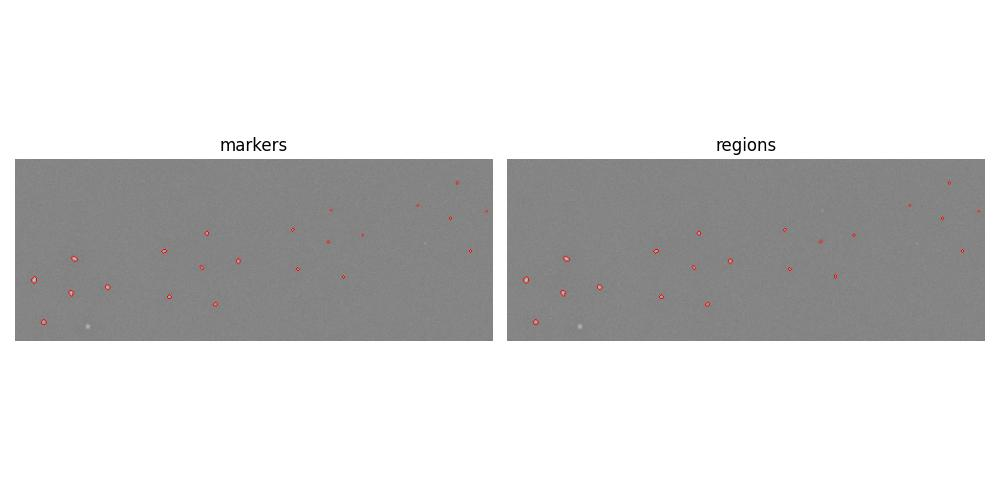
#> input picture 0.jpeg, 1000 x 500 px
$ python -i cod_segm.py   (imports and definitions only)
#> lines starting #> are read from the running program, lines starting #| are printed output that depends on the picture
import glob
import math
import os
import random

import matplotlib.pyplot as plt
import numpy as np
import pandas as pd
import pydicom  # working with dicom
import pywt  # working with wavelets
from scipy import ndimage as ndi, signal
from skimage import (color, exposure, feature, filters, img_as_float64,
                     img_as_ubyte, img_as_uint, measure, morphology,
                     restoration, segmentation)


#function -> show image
# [60 lines left out: functions plot_image, plot_rois, wavelet_filter, not called in this run]

def wavelet_clahe(img):
    wave_name = 'coif5'
    k = 3
    coeffs = pywt.wavedec2(img, wavelet=wave_name, level=1)
#> coeffs = 2 items
    cA, (cH, cV, cD) = coeffs
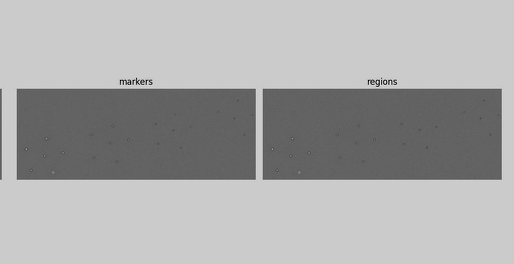
#> cA: shape (264, 514) float64; min 33.8, max 630.1, mean 430.6; drawn with min black and max white
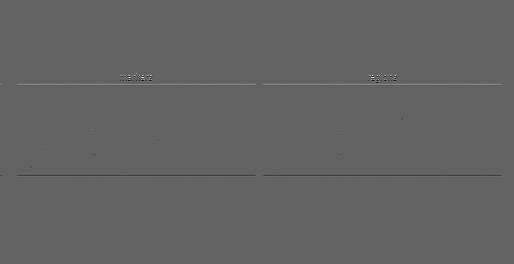
#> cH: shape (264, 514) float64; min -178.7, max 281.6, mean 0; drawn with min black and max white
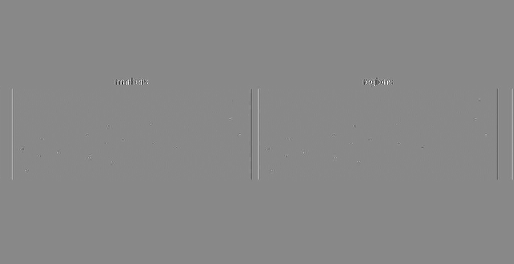
#> cV: shape (264, 514) float64; min -261.6, max 225.6, mean 0; drawn with min black and max white
    #por que cA vira uma array com max > 1?

    cH_var = np.var(cH)
#> cH_var = 54.69
    cH1 = math.sqrt(cH_var)*math.sqrt(math.pi/2)
#> cH1 = 9.27
    cH2 = math.sqrt(((4-math.pi)/2)*cH_var)
#> cH2 = 4.84
    cH_t = cH1 + (k*cH2)
#> cH_t = 23.8
    cH_new = pywt.threshold(data=cH, value=cH_t, mode='soft', substitute=0)

    cV_var = np.var(cV)
#> cV_var = 36.64
    cV1 = math.sqrt(cV_var)*math.sqrt(math.pi/2)
#> cV1 = 7.59
    cV2 = math.sqrt(((4-math.pi)/2)*cV_var)
#> cV2 = 3.97
    cV_t = cV1 + (k*cV2)
#> cV_t = 19.48
    cV_new = pywt.threshold(data=cV, value=cV_t, mode='soft', substitute=0)

    cD_var = np.var(cD)
#> cD_var = 4.24
    cD1 = math.sqrt(cD_var)*math.sqrt(math.pi/2)
#> cD1 = 2.58
    cD2 = math.sqrt(((4-math.pi)/2)*cD_var)
#> cD2 = 1.35
    cD_t = cD1 + (k*cD2)
#> cD_t = 6.62
    cD_new = pywt.threshold(data=cD, value=cD_t, mode='soft', substitute=0)

    cA_max = np.max(cA)
#> cA_max = 630.1
    cA1 = cA/cA_max
    cA2 = exposure.equalize_adapthist(cA1, clip_limit=0.01)
    cA_new = cA2*cA_max

    return (pywt.waverec2(coeffs=[cA_new, (cH_new, cV_new, cD_new)], wavelet=wave_name ))
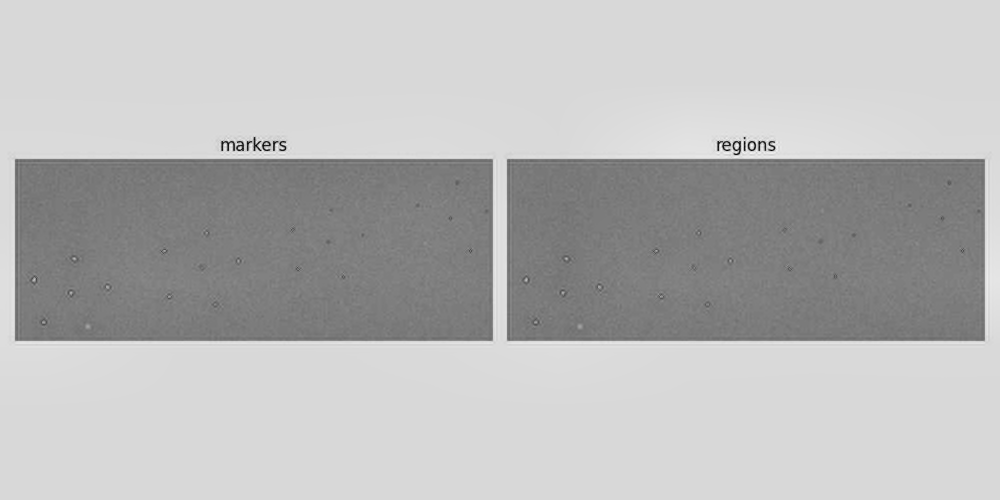
#> returned value: shape (500, 1000) float64; min -44.32, max 301.3, mean 206.1; drawn with min black and max white

#function -> segmemntation
# [153 lines left out: function w_segmentation, not called in this run]

img_dir = 'C:\\Users\\Equipacare\\Desktop\\image code\\images'
data_path = os.path.join(img_dir, '*dcm')
files = glob.glob(data_path)
data = [] #list of original images

df_regions = pd.DataFrame()

# [74 lines not run here, left out]

>>> import cv2
>>> picture = cv2.imread('0.jpeg', cv2.IMREAD_GRAYSCALE)
>>> result = wavelet_clahe(picture)
